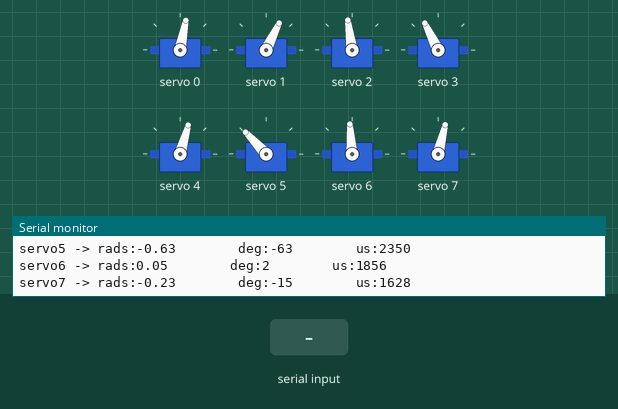
Simulated run of this sketch. Board: ESP32. On the bench: 8 × servo, the last lines printed to the serial monitor. The inputs (shaded band) are chosen by the test bench.

Above: at 1.7 s.
1.8 s: "1" received over Serial
At 2.07 s:
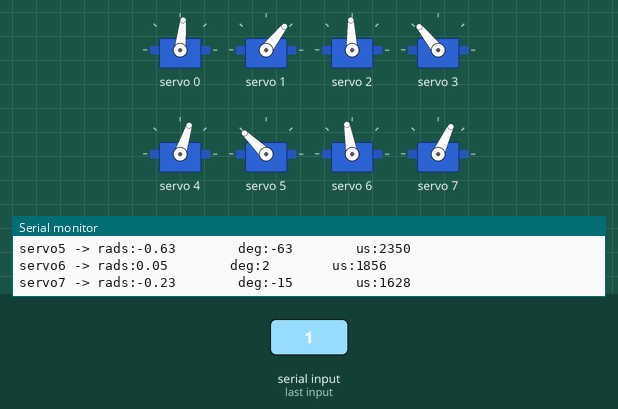
4.8 s: "0" received over Serial
At 5.6 s:
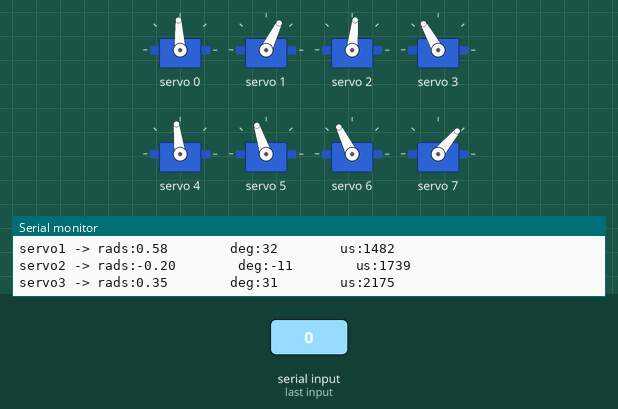
6.3 s: "1" received over Serial
At 6.81 s:
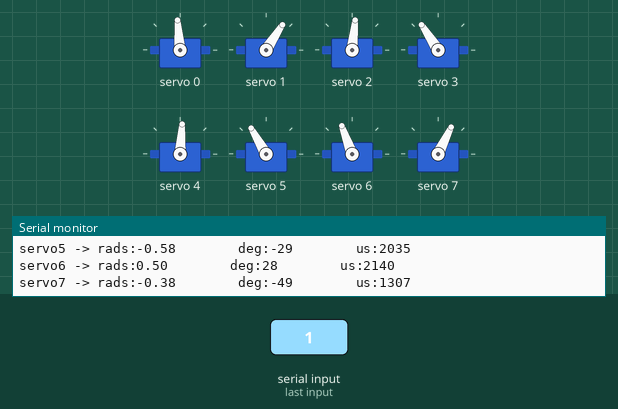
Timing chart, 0 to 15.3 s (numbered marks = the images above; inputs shaded):
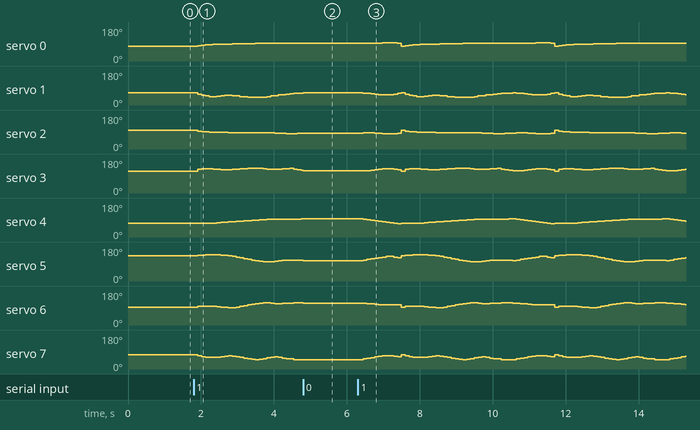

The sketch:

step_up_hind_313f4674_fc37_4ce9_b1b4.ino
```cpp
//Gait template
#include <Wire.h>
#include <Adafruit_PWMServoDriver.h>

Adafruit_PWMServoDriver pca9685 = Adafruit_PWMServoDriver();

#define SERVO_FREQ 300
#define SER0 0 //Hip 1
#define SER1 1 //Knee 1
#define SER2 2 //Hip 2
#define SER3 3 //Knee 2
#define SER4 4 //Hip 3
#define SER5 5 //Knee 3
#define SER6 6 //Hip 4
#define SER7 7 //Knee 4

// Insert servo angles here:
// For 3D gaits, these angles are obtained from linearisation.py
// For 2D gaits, these angles are obtained from 2D_trajectory_reader.py
float SS_servo0[] = { 0.36339664,  0.28014626,  0.23139848,  0.19900989,  0.18001651,  0.14764563,  0.12457601,  0.11079071,  0.10406515,  0.08764095,  0.06829144,  0.05925307,  0.0536932 ,  0.04872352,  0.04340696,  0.03884319,  0.03320969,  0.02555209,  0.01471436,  0.00348723, -0.00636541, -0.01044154, -0.007354  , -0.00260049,  0.00157346,  0.00628932,  0.01172869,  0.01615834,  0.01742177,  0.01417123,  0.00241476, -0.00850347, -0.02384767, -0.03758913, -0.05020375, -0.06212258, -0.07030152, -0.07105462, -0.06181506, -0.03847511};
float SS_servo1[] = {0.91446374, 1.04050552, 1.09319479, 1.13538878, 1.20609462, 1.21109729, 1.11652305, 1.0231255 , 0.95768581, 0.94771202, 0.98336069, 1.02857686, 1.07313567, 1.11100472, 1.14230802, 1.16718593, 1.18017884, 1.17041251, 1.12779302, 1.05921191, 0.97366153, 0.89337742, 0.82786589, 0.77364825, 0.72730747, 0.68382696, 0.64078211, 0.60333401, 0.57707903, 0.57519201, 0.60543045, 0.64413934, 0.67994804, 0.71064316, 0.73683385, 0.75766569, 0.76515505, 0.74113706, 0.68246977, 0.60017268};
float SS_servo2[] = { 0.12818518,  0.0215472 , -0.03028032, -0.05165744, -0.06923429, -0.08356159, -0.09089983, -0.09989023, -0.11376052, -0.12921382, -0.1386138 , -0.14244755, -0.14161046, -0.14056697, -0.14075855, -0.14034449, -0.13795276, -0.13529973, -0.14083007, -0.15646867, -0.1743141 , -0.19393807, -0.21753358, -0.23996204, -0.26154561, -0.26967108, -0.25886609, -0.24405399, -0.22385415, -0.19668696, -0.17082736, -0.16726331, -0.18898229, -0.21316569, -0.2353928 , -0.25423035, -0.26801533, -0.27318888, -0.26287705, -0.23690094};
float SS_servo3[] = {0.60371474, 0.7312031 , 0.77429246, 0.75140606, 0.72009298, 0.68078297, 0.6347562 , 0.5977386 , 0.57434   , 0.56988605, 0.58870955, 0.62140442, 0.65280782, 0.68061217, 0.70363906, 0.71908885, 0.72132045, 0.70301881, 0.66659948, 0.62176172, 0.57131063, 0.54160824, 0.5391485 , 0.5513787 , 0.57275666, 0.56711292, 0.51025418, 0.45029873, 0.39594365, 0.3545038 , 0.3379785 , 0.35936024, 0.40638065, 0.45372235, 0.49574834, 0.52949267, 0.54974024, 0.54122089, 0.49281899, 0.4203675 };
float SS_servo4[] = { 0.48848437,  0.51502563,  0.51990029,  0.50951867,  0.49160387,  0.46574846,  0.43608062,  0.40433835,  0.37040984,  0.336129  ,  0.30614387,  0.27828646,  0.24767795,  0.2138279 ,  0.18353067,  0.15382239,  0.12033583,  0.08368477,  0.04479753,  0.01017165, -0.00980187, -0.01823378, -0.01555769, -0.01230885, -0.01282672, -0.01587075, -0.02307795, -0.03660981, -0.06767139, -0.07631395, -0.02027361,  0.04778196,  0.1146302 ,  0.18325234,  0.25192173,  0.32114665,  0.38614841,  0.4460881 ,  0.51155666,  0.5307017 };
float SS_servo5[] = {-0.6325975 , -0.66641654, -0.69540389, -0.73016556, -0.76059977, -0.78573129, -0.80381   , -0.81228103, -0.81004654, -0.79055092, -0.74487192, -0.68077878, -0.61166815, -0.54430897, -0.48767744, -0.43584642, -0.38814417, -0.35404539, -0.34695244, -0.36569294, -0.40819357, -0.4565844 , -0.50213041, -0.53866977, -0.56592551, -0.58799795, -0.60504911, -0.61186025, -0.59444857, -0.57660382, -0.5991508 , -0.61199656, -0.62644089, -0.63805766, -0.64966943, -0.66157038, -0.66480826, -0.60752842, -0.45431234, -0.32406122};
float SS_servo6[] = { 0.04928583,  0.13239539,  0.15964804,  0.16727305,  0.15958679,  0.13902954,  0.11090009,  0.07064022,  0.02010745, -0.00944623,  0.01601276,  0.07943039,  0.14954539,  0.22138941,  0.29190608,  0.36176545,  0.41518385,  0.45482611,  0.51173619,  0.5288307 ,  0.47506238,  0.43548875,  0.45209509,  0.47387643,  0.49254929,  0.50607801,  0.51531374,  0.52089025,  0.51950181,  0.5018763 ,  0.47014333,  0.4398357 ,  0.40622937,  0.37261363,  0.34101051,  0.31918633,  0.31334114,  0.3100965 ,  0.31472666,  0.33963718};
float SS_servo7[] = {-0.22759391, -0.31119351, -0.35860927, -0.40748881, -0.44359897, -0.46881342, -0.48360596, -0.47844217, -0.45432766, -0.43429708, -0.43717658, -0.45106386, -0.46205543, -0.47184224, -0.48117268, -0.49155623, -0.47846988, -0.39097448, -0.246544  , -0.12337462, -0.0941005 , -0.11953904, -0.17696997, -0.23001615, -0.27570531, -0.31499034, -0.35031603, -0.37941976, -0.39551931, -0.3815876 , -0.33361109, -0.27896031, -0.2297994 , -0.18325954, -0.14084876, -0.11035598, -0.10048265, -0.11045942, -0.14675286, -0.20701339};

int node=0;
int first=0;
int input=0;
int end_time=0;
int time_step=100000;
int steps = sizeof(SS_servo0)/sizeof(SS_servo0[0]);

// -------------------Joint configurations-------------------
int servo0=0;
int servo0_deg=0;
int servo1=0;
int servo1_deg=0;
int servo2=0;
int servo2_deg=0;
int servo3=0;
int servo3_deg=0;
int servo4=0;
int servo4_deg=0;
int servo5=0;
int servo5_deg=0;
int servo6=0;
int servo6_deg=0;
int servo7=0;
int servo7_deg=0;

void setup() {
  Serial.begin(115200);
  pca9685.begin();

  pca9685.setOscillatorFrequency(27000000); //Value between 24MHz and 27MHz, tuned for this setup
  pca9685.setPWMFreq(SERVO_FREQ);
  delay (500);

  servo0_deg=SS_servo0[0]/3.14159265*180;
        servo0=map(servo0_deg,-38,90,2200,1030);
        servo1_deg=SS_servo1[0]/3.14159265*180-servo0_deg;
        servo1=map(servo1_deg,-90,90,2600,950);
        servo2_deg=SS_servo2[0]/3.14159265*180;
        servo2=map(servo2_deg,-37,90,1500,2670);
        servo3_deg=SS_servo3[0]/3.14159265*180-servo2_deg;
        servo3=map(servo3_deg,-90,90,1100,2700);
        servo4_deg=SS_servo4[0]/3.14159265*180;
        servo4=map(servo4_deg,-90,38,2700,1500);
        servo5_deg=SS_servo5[0]/3.14159265*180-servo4_deg;
        servo5=map(servo5_deg,-90,90,2600,930);
        servo6_deg=SS_servo6[0]/3.14159265*180;
        servo6=map(servo6_deg,-90,38,850,2250);
        servo7_deg=SS_servo7[0]/3.14159265*180-servo6_deg;
        servo7=map(servo7_deg,-90,90,920,2620);

        pca9685.setPWM(SER0,0,servo0);
        pca9685.setPWM(SER1,0,servo1);
        pca9685.setPWM(SER2,0,servo2);
        pca9685.setPWM(SER3,0,servo3);
        pca9685.setPWM(SER4,0,servo4);
        pca9685.setPWM(SER5,0,servo5);
        pca9685.setPWM(SER6,0,servo6);
        pca9685.setPWM(SER7,0,servo7);

        Serial.print("Node:");
        Serial.println(node);
        Serial.print("servo0 -> rads:");
        Serial.print(SS_servo0[node]);
        Serial.print("        deg:");
        Serial.print(servo0_deg);
        Serial.print("        us:");
        Serial.println(servo0);
        Serial.print("servo1 -> rads:");
        Serial.print(SS_servo1[node]);
        Serial.print("        deg:");
        Serial.print(servo1_deg);
        Serial.print("        us:");
        Serial.println(servo1);
        Serial.print("servo2 -> rads:");
        Serial.print(SS_servo2[node]);
        Serial.print("        deg:");
        Serial.print(servo2_deg);
        Serial.print("        us:");
        Serial.println(servo2);
        Serial.print("servo3 -> rads:");
        Serial.print(SS_servo3[node]);
        Serial.print("        deg:");
        Serial.print(servo3_deg);
        Serial.print("        us:");
        Serial.println(servo3);
        Serial.print("servo4 -> rads:");
        Serial.print(SS_servo4[node]);
        Serial.print("        deg:");
        Serial.print(servo4_deg);
        Serial.print("        us:");
        Serial.println(servo4);
        Serial.print("servo5 -> rads:");
        Serial.print(SS_servo5[node]);
        Serial.print("        deg:");
        Serial.print(servo5_deg);
        Serial.print("        us:");
        Serial.println(servo5);
        Serial.print("servo6 -> rads:");
        Serial.print(SS_servo6[node]);
        Serial.print("        deg:");
        Serial.print(servo6_deg);
        Serial.print("        us:");
        Serial.println(servo6);
        Serial.print("servo7 -> rads:");
        Serial.print(SS_servo7[node]);
        Serial.print("        deg:");
        Serial.print(servo7_deg);
        Serial.print("        us:");
        Serial.println(servo7);
}

void loop()
{
  if(Serial.available()>0)
  {
    first=Serial.read();
    if(first=='1')
    {
      input=1;
    }
    if(first=='0')
    {
      input=0;
    }
  }
  if(input==1)
  {
      if(esp_timer_get_time()>=end_time)
      {
        servo0_deg=SS_servo0[node]/3.14159265*180;
        servo0=map(servo0_deg,-38,90,2200,1030);
        servo1_deg=SS_servo1[node]/3.14159265*180-servo0_deg;
        servo1=map(servo1_deg,-90,90,2600,950);
        servo2_deg=SS_servo2[node]/3.14159265*180;
        servo2=map(servo2_deg,-37,90,1500,2670);
        servo3_deg=SS_servo3[node]/3.14159265*180-servo2_deg;
        servo3=map(servo3_deg,-90,90,1100,2700);
        servo4_deg=SS_servo4[node]/3.14159265*180;
        servo4=map(servo4_deg,-90,38,2700,1500);
        servo5_deg=SS_servo5[node]/3.14159265*180-servo4_deg;
        servo5=map(servo5_deg,-90,90,2600,930);
        servo6_deg=SS_servo6[node]/3.14159265*180;
        servo6=map(servo6_deg,-90,38,850,2250);
        servo7_deg=SS_servo7[node]/3.14159265*180-servo6_deg;
        servo7=map(servo7_deg,-90,90,920,2620);

        pca9685.setPWM(SER0,0,servo0);
        pca9685.setPWM(SER1,0,servo1);
        pca9685.setPWM(SER2,0,servo2);
        pca9685.setPWM(SER3,0,servo3);
        pca9685.setPWM(SER4,0,servo4);
        pca9685.setPWM(SER5,0,servo5);
        pca9685.setPWM(SER6,0,servo6);
        pca9685.setPWM(SER7,0,servo7);

        node+=1;
        if(node>=steps)
           {
              node=0;
            }
         end_time=esp_timer_get_time()+time_step;
      }
   }

  if(input == 0)
  {
   servo0_deg=SS_servo0[node]/3.14159265*180;
        servo0=map(servo0_deg,-38,90,2200,1030);
        servo1_deg=SS_servo1[node]/3.14159265*180-servo0_deg;
        servo1=map(servo1_deg,-90,90,2600,950);
        servo2_deg=SS_servo2[node]/3.14159265*180;
        servo2=map(servo2_deg,-37,90,1500,2670);
        servo3_deg=SS_servo3[node]/3.14159265*180-servo2_deg;
        servo3=map(servo3_deg,-90,90,1100,2700);
        servo4_deg=SS_servo4[node]/3.14159265*180;
        servo4=map(servo4_deg,-90,38,2700,1500);
        servo5_deg=SS_servo5[node]/3.14159265*180-servo4_deg;
        servo5=map(servo5_deg,-90,90,2600,930);
        servo6_deg=SS_servo6[node]/3.14159265*180;
        servo6=map(servo6_deg,-90,38,850,2250);
        servo7_deg=SS_servo7[node]/3.14159265*180-servo6_deg;
        servo7=map(servo7_deg,-90,90,920,2620);

        pca9685.setPWM(SER0,0,servo0);
        pca9685.setPWM(SER1,0,servo1);
        pca9685.setPWM(SER2,0,servo2);
        pca9685.setPWM(SER3,0,servo3);
        pca9685.setPWM(SER4,0,servo4);
        pca9685.setPWM(SER5,0,servo5);
        pca9685.setPWM(SER6,0,servo6);
        pca9685.setPWM(SER7,0,servo7);

        Serial.print("Node:");
        Serial.println(node);
        Serial.print("servo0 -> rads:");
        Serial.print(SS_servo0[node]);
        Serial.print("        deg:");
        Serial.print(servo0_deg);
        Serial.print("        us:");
        Serial.println(servo0);
        Serial.print("servo1 -> rads:");
        Serial.print(SS_servo1[node]);
        Serial.print("        deg:");
        Serial.print(servo1_deg);
        Serial.print("        us:");
        Serial.println(servo1);
        Serial.print("servo2 -> rads:");
        Serial.print(SS_servo2[node]);
        Serial.print("        deg:");
        Serial.print(servo2_deg);
        Serial.print("        us:");
        Serial.println(servo2);
        Serial.print("servo3 -> rads:");
        Serial.print(SS_servo3[node]);
        Serial.print("        deg:");
        Serial.print(servo3_deg);
        Serial.print("        us:");
        Serial.println(servo3);
        Serial.print("servo4 -> rads:");
        Serial.print(SS_servo4[node]);
        Serial.print("        deg:");
        Serial.print(servo4_deg);
        Serial.print("        us:");
        Serial.println(servo4);
        Serial.print("servo5 -> rads:");
        Serial.print(SS_servo5[node]);
        Serial.print("        deg:");
        Serial.print(servo5_deg);
        Serial.print("        us:");
        Serial.println(servo5);
        Serial.print("servo6 -> rads:");
        Serial.print(SS_servo6[node]);
        Serial.print("        deg:");
        Serial.print(servo6_deg);
        Serial.print("        us:");
        Serial.println(servo6);
        Serial.print("servo7 -> rads:");
        Serial.print(SS_servo7[node]);
        Serial.print("        deg:");
        Serial.print(servo7_deg);
        Serial.print("        us:");
        Serial.println(servo7);

  }
}
```

Measured:
- after the input at 1.8 s, servo 0: moves from 79° to 93° over 1.6 s, starting after 0.11 s; servo 1: 64° → 56° after 0.11 s, → 52° 0.11 s later, → 48° 0.11 s later, → 45° 0.10 s later, … (25 changes in this stretch)
- after the input at 4.8 s, servo 0: stops changing and stays 93°; servo 2: stops changing and stays 84°
- after the input at 6.3 s, servo 0: 93° → 94° after 0.35 s, then repeats every 4.2 s: 95° 0.21 s, 96° 0.42 s, 95° 0.11 s, 79° 0.11 s, 82° 0.11 s, 84° 0.11 s, 86° 0.21 s, 88° 0.21 s, 89° 0.11 s, 90° 0.21 s, 91° 0.32 s, 92° 0.32 s, 93° 1.7 s, 94° 0.11 s; servo 1: 64° → 63° after 0.14 s, then moves between 40° and 64°, repeating every 4.2 s
